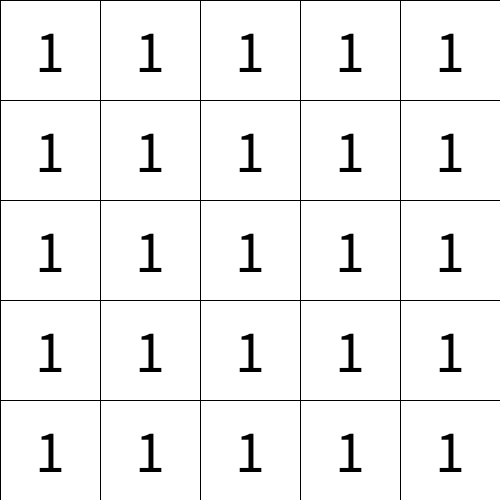
Frame 1 (no input)
Frame 60 (the mouse pressed at the canvas centre just before this capture): identical to frame 1, image omitted
Frame 120 (the mouse held since frame 60 and released just before this capture): identical to frame 1, image omitted

The Processing sketch that drew this single still picture (run headless with seeded random() and noise(); from frame 60 on, the mouse is pressed at the canvas centre):

// Processing sketch: week06_2_schule_table02_for_for
// ── week06_2_schule_table02_for_for.pde
///week06_2_schule_table02_for_for

void setup(){
  size(500,500);
  textSize(60);
  textAlign(CENTER,CENTER);
}

void draw(){
  background(#FFFFF2);
  for(int i=0;i<5;i++){
    for(int j=0;j<5;j++){
      fill(255); rect(j*100,i*100,100,100);
      fill(0); text("1",50+j*100,50+i*100);
    }
  }
}
